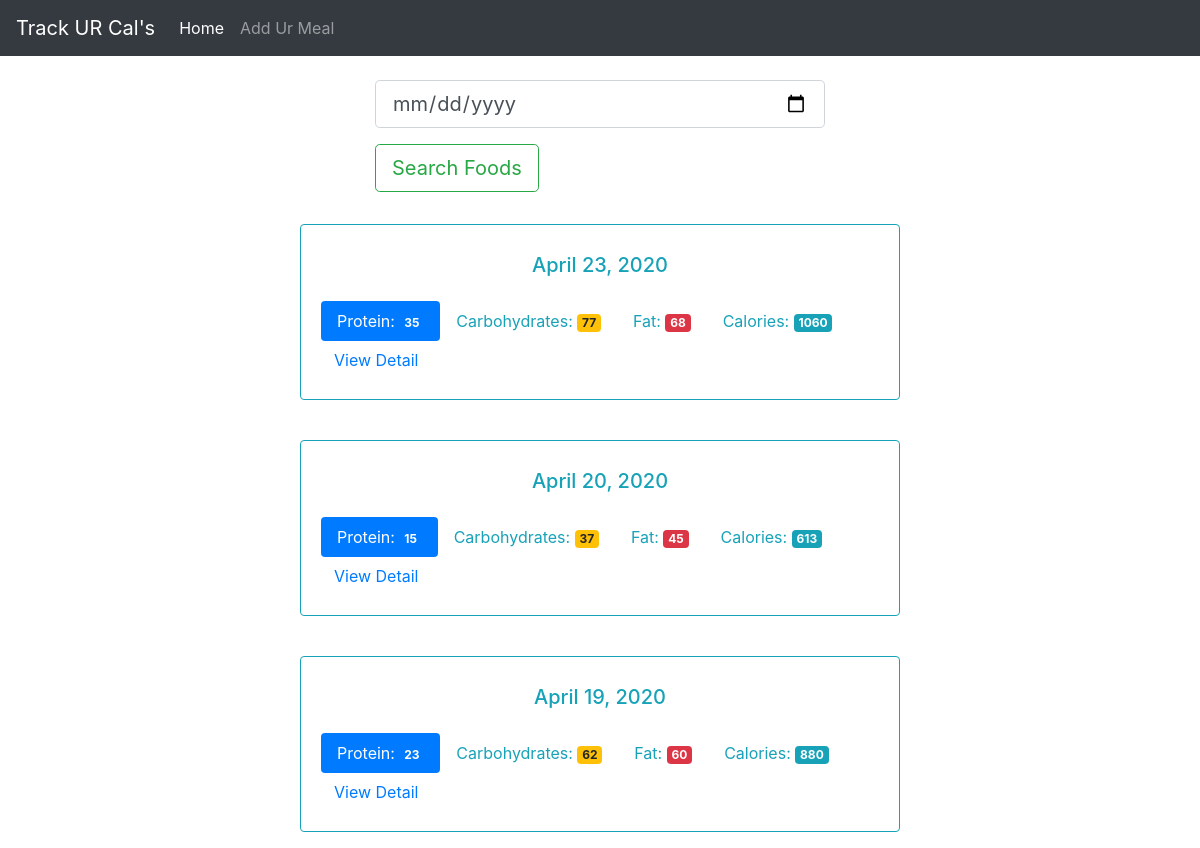
The page / on the database its author committed.
### tables this page shows
CREATE TABLE log_date (
    id integer primary key autoincrement,
    entry_date date not null
);

### app.py (the view)
@app.route('/', methods=['GET', 'POST'])
def index():
    db = get_db()
    if request.method == 'POST':
        date = request.form['date'] # date format in YYYY-MM-DD
        dt = datetime.strptime(date, '%Y-%m-%d')
        database_date = datetime.strftime(dt, '%Y%m%d')
        db.execute('insert into log_date (entry_date) values (?)', [database_date])
        db.commit()
    cur = db.execute('select log_date.entry_date, sum(food.protein) as protein, sum(food.carbohydrates) as carbohydrates, sum(food.fat) as fat, sum(food.calories) as calories from log_date join food_date on food_date.log_date_id = log_date.id join food on food.id = food_date.food_id group by log_date.id order by log_date.entry_date desc')
    results = cur.fetchall()
    date_results = []
    for i in results:
        single_date = {}
        single_date['entry_date'] = i['entry_date']
        single_date['protein'] = i['protein']
        single_date['carbohydrates'] = i['carbohydrates']
        single_date['fat'] = i['fat']
        single_date['calories'] = i['calories']
        d = datetime.strptime(str(i['entry_date']), '%Y%m%d')
        single_date['date_result'] = datetime.strftime(d, '%B %d, %Y')
        date_results.append(single_date)
    return render_template('home.html', title='Welcome', results=date_results)

### app.py (called while the page is built)
def connect_db():
    sql = sqlite3.connect('food_log.db')
    sql.row_factory = sqlite3.Row
    return sql

def get_db():
    if not hasattr(g, 'sqlite3_db'):
        g.sqlite_db = connect_db()
    return g.sqlite_db

### templates/home.html (shortened to what this page needs)
{% extends "base.html" %}
{% block content %}
<div class="container-fluid col-md-6" role="main">
  <div class="row">
      <form style="width: 75%; margin: 0 auto;" class=" mt-4 mb-2" method="POST" action="/">
        <div class="form-group">
          <input class="form-control form-control-lg" type="date" name="date" placeholder="Search foods by date">
        </div>
        <button type="submit" class="btn btn-outline-success btn-lg">Search Foods</button>
      </form>
      {% for r in results %}
    <div class="card border-info mt-4 mb-3" style="width: 100%; text-align: center;">
        <div class="card-body text-info">
          <h5 class="card-title mt-2 mb-4">{{ r.date_result }}</h5>
          <ul class="nav nav-pills" role="tablist">
            <li class="nav-item"><a class="nav-link active">Protein: <span class="badge">{{ r.protein }}</span></a></li>
            <li class="nav-item"><a class="nav-link">Carbohydrates: <span class="badge badge-warning">{{ r.carbohydrates }}</span></a></li>
            <li class="nav-item" ><a class="nav-link">Fat: <span class="badge badge-danger">{{ r.fat }}</span></a></li>
            <li class="nav-item"><a class="nav-link">Calories: <span class="badge badge-info">{{ r.calories}}</span></a></li>
            <li class="nav-item"><a href="{{ url_for('view', date=r.entry_date) }}" type="button" class="btn btn-link">View Detail</a></li>
          </ul>
        </div>
      </div>
      {% endfor %}
  </div>
</div>
{% endblock %}

### rows shown on the page
log_date: date_result "April 23, 2020", protein "35", carbohydrates "77", fat "68", calories "1060"
log_date: date_result "April 20, 2020", protein "15", carbohydrates "37", fat "45", calories "613"
log_date: date_result "April 19, 2020", protein "23", carbohydrates "62", fat "60", calories "880"
